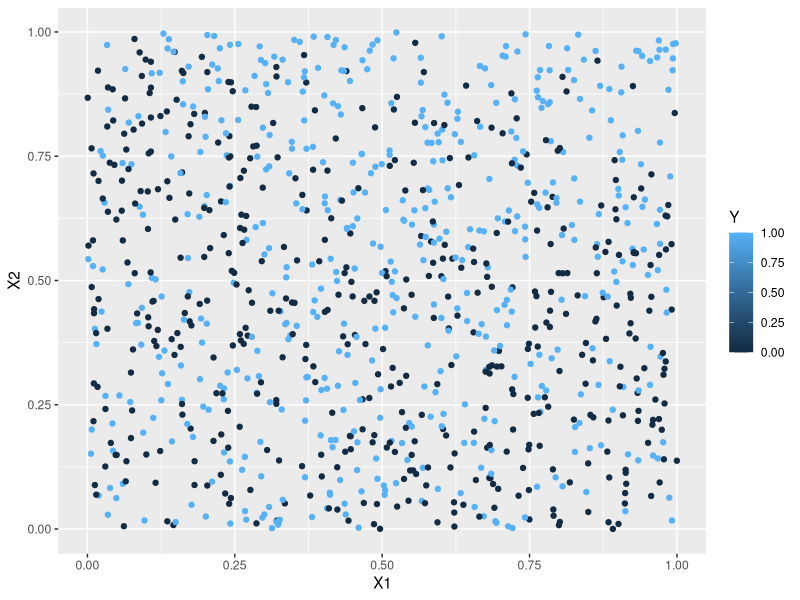
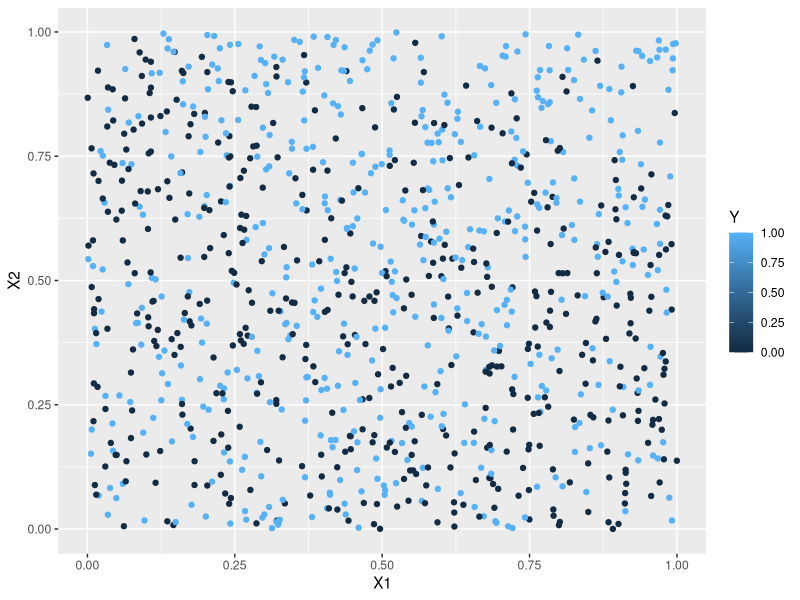

Recreate these plots in R, in order. (Note: a time limit stopped this script after it produced the figures.)
## ---- chunk 1
library(class)
suppressPackageStartupMessages(library(tidyverse))
## ---- chunk 2
#Generative model
set.seed(200) #setting a random seed so that we can
#reproduce everything exactly if we want to

generate_y <- function(x1,x2) { #two input parameters to generate the output y
  logit <- x1 -2*x2 -2*x1^2 + x2^2 + 3*x1*x2 +4*x1*x2^2 -3*x1^2*x2
  p <- exp(logit)/(1+exp(logit)) #apply the inverse logit function
  y <- rbinom(1,1,p) #y becomes a 0 (with prob 1-p) or a 1 with probability p
}
## ---- chunk 3
# Generate a training dataset with 1000 points
set.seed(314)
n = 1000
X1 <- runif(n,0,1)
X2 <- runif(n,0,1)

#I'm going to use a for loop to generate 1000 y's
Y <- rep(0,n) #initializing my Y to be a vector of 0's
for (i in 1:n) {
  Y[i] <- generate_y(X1[i],X2[i])
}

sum(Y) #How many 0's and 1's were predicted? When n is very large
# about 51.5% of the Y's should be 1's. 

training <- cbind(X1,X2,Y) #combining all of my variables into a training dataset
ggplot(data=training, aes(x=X1, y=X2, color=Y)) +
  geom_point()
## ---- chunk 4
# Create the training dataset as above using seed=314
# Create a testing dataset using seed=323

set.seed(323)
n = 100

X1 <- runif(n,0,1)
X2 <- runif(n,0,1)

#I'm going to use a for loop to generate 1000 y's
Y <- rep(0,n) #initializing my Y to be a vector of 0's
for (i in 1:n) {
  Y[i] <- generate_y(X1[i],X2[i])
}

sum(Y) #How many 0's and 1's were predicted? When n is very large
# about 51.5% of the Y's should be 1's. 

testing <- cbind(X1,X2,Y) #combining all of my variables into a training dataset
ggplot(data=training, aes(x=X1, y=X2, color=Y)) +
  geom_point()
## ---- chunk 5

## ---- chunk 6
set.seed(314)
training_df<-data.frame(training)
training_df$Y<-as.factor(training_df$Y)
head(training_df)


library(e1071)



#I used to built in function to do 10 fold cross validation for the SVM




# Using this summary, we saw the error was the least
# with a C around 0.01, so C values between 0.001 and 0.1 were investiated
# as well as gammas around 0.1 and 1

possible_costs<- c(0.001,0.01,0.1,1)
possible_gamma<-c(0.1,1,10)
possible_coef0<-c(0,0.25,0.5,0.75)

#Again 10 fold cross validation was done for the SVM with these possible vals
 tune.out <- tune(svm, Y ~ ., data = training_df, kernel = "polynomial", degree=3, ranges = list(cost=possible_costs,gamma=possible_gamma,coef0=possible_coef0))
 
summary(tune.out)

#coef0= 0 always within this summary so it was not repeated

#cost of about 0.1 and gamma=1 seemed to perform best

#Tuned one more time around these parameters

possible_costs<- seq(0.1,1,0.025)
possible_gamma<- c(0.05,1,1.5)

tune.out <- tune(svm, Y ~ ., data = training_df, kernel = "polynomial", degree=3, ranges = list(cost=possible_costs,gamma=possible_gamma,coef0=0))
 
summary(tune.out)
 
#Using built in functions, I outputted the best model with cost of 0.125 and gamma=1
bestmod <- tune.out$best.model
summary(bestmod)

## ---- chunk 7
    plot(bestmod,training_df)
## ---- chunk 8
    testing_df<-data.frame(testing)
    testing_df$Y<-as.factor(testing_df$Y)

    predictions<-predict(bestmod,testing_df)

    confmatrix<-table(predictions,testing_df$Y)

    sensitivity<-confmatrix[1,1]/sum(confmatrix[,1])
    specificity<-confmatrix[2,2]/sum(confmatrix[,2])
    misclassification_rate<- sum(predictions != testing_df$Y)/length(predictions)

    cat("Sensitivity is:","\n")
    sensitivity

    cat("specificity is:","\n")
    specificity

    cat("Misclassification Rate is:","\n")
    misclassification_rate


## ---- chunk 9
    df<-data.frame("X1"=0.25,"X2"=0.25)

    X1_X2_pred<-predict(bestmod,newdata=df)
    data.frame(X1_X2_pred)
## ---- chunk 10

## ---- chunk 11

## ---- chunk 12
    # MOUNTAIN DEWDS



    # SET SEED
    set.seed(323)

    #TEST DATA SET
    n = 100
    X1 <- runif(n,0,1)
    X2 <- runif(n,0,1)
    Y <- rep(0,n) #initializing my Y to be a vector of 0's
    for (i in 1:n) {
      Y[i] <- generate_y(X1[i],X2[i])
    }

    #creating data frame
    testing <- cbind(X1,X2,Y)
    testing<- data.frame(testing)
    testing$Y<- as.factor(testing$Y)
    ## Test set ready
